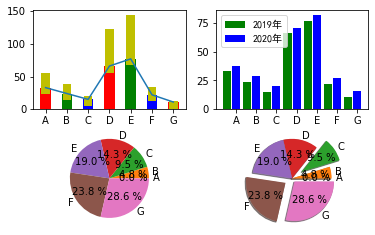

Write the Python code that produced this figure.
# -*- coding: utf-8 -*-
"""
Created on Thu Dec 24 11:08:12 2020

@author: steve
Refer: 
    python 使用 matplotlib.pyplot来画柱状图和饼图
    https://www.cnblogs.com/zhhfan/p/9971757.html
"""

import numpy as np
import matplotlib.pyplot as plt

from matplotlib.font_manager import FontProperties
#font = FontProperties(fname=mainPath+"simsun.ttc", size=10) #字体设置方式1，可显示中文字体
font = {'family':'SimHei', 'weight':'normal', 'size':10} #字体设置方式2，可显示中文字体

expl = [0, 0, 0.3, 0, 0, 0.2, 0.1]
num_list = [33, 24, 15, 66, 77, 22, 11]
num_list2 = np.array(num_list)+5
lab_list = ['A', 'B', 'C', 'D', 'E', 'F', 'G']
x = list(range(len(num_list)))

plt.subplot(2,2,1);
#plt.bar(num_list, num_list, tick_label=lab_list)
plt.bar(x, num_list, color='rgb', tick_label=lab_list, width=0.5)
plt.bar(x, num_list, color='y', tick_label=lab_list, width=0.4, bottom=np.array(num_list)-10)
plt.plot(x, num_list)

plt.subplot(2,2,2);
plt.bar(x, num_list, color='g', tick_label=lab_list, label='2019年', width=0.4)
plt.bar(np.array(x)+0.45, num_list2, color='b', tick_label=lab_list, label='2020年', width=0.4)
plt.legend(prop=font)

plt.subplot(2,2,3);
plt.pie(x, labels=lab_list, autopct='%3.1f %%')

plt.subplot(2,2,4);
plt.pie(x, explode=expl, labels=lab_list, autopct='%3.1f %%', shadow=True) 

#plt.text(42, 40, '44')
#plt.text(55, 55, '55')


plt.show()
